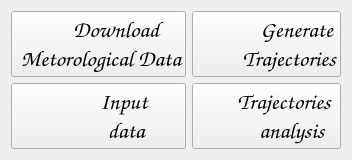
      <widget class="QWidget" name="page_main">
       <layout class="QGridLayout" name="gridLayout_3">
        <item row="0" column="1">
         <widget class="QPushButton" name="btn_generate_traj">
          <property name="font">
           <font>
            <family>Z003</family>
            <pointsize>17</pointsize>
            <weight>50</weight>
            <italic>true</italic>
            <bold>false</bold>
           </font>
          </property>
          <property name="cursor">
           <cursorShape>PointingHandCursor</cursorShape>
          </property>
          <property name="text">
           <string>            Generate
         Trajectories</string>
          </property>
         </widget>
        </item>
        <item row="1" column="1">
         <widget class="QPushButton" name="btn_traj_analysis">
          <property name="font">
           <font>
            <family>Z003</family>
            <pointsize>17</pointsize>
            <weight>50</weight>
            <italic>true</italic>
            <bold>false</bold>
           </font>
          </property>
          <property name="cursor">
           <cursorShape>PointingHandCursor</cursorShape>
          </property>
          <property name="text">
           <string>       Trajectories
          analysis</string>
          </property>
         </widget>
        </item>
        <item row="1" column="0">
         <widget class="QPushButton" name="btn_input_data">
          <property name="font">
           <font>
            <family>Z003</family>
            <pointsize>17</pointsize>
            <weight>50</weight>
            <italic>true</italic>
            <bold>false</bold>
           </font>
          </property>
          <property name="cursor">
           <cursorShape>PointingHandCursor</cursorShape>
          </property>
          <property name="text">
           <string>          Input 
           data</string>
          </property>
         </widget>
        </item>
        <item row="0" column="0">
         <widget class="QPushButton" name="btn_download_data">
          <property name="font">
           <font>
            <family>Z003</family>
            <pointsize>17</pointsize>
            <weight>50</weight>
            <italic>true</italic>
            <bold>false</bold>
           </font>
          </property>
          <property name="cursor">
           <cursorShape>PointingHandCursor</cursorShape>
          </property>
          <property name="toolTip">
           <string/>
          </property>
          <property name="accessibleDescription">
           <string/>
          </property>
          <property name="text">
           <string>       Download
 Metorological Data</string>
          </property>
         </widget>
        </item>
       </layout>
      </widget>
